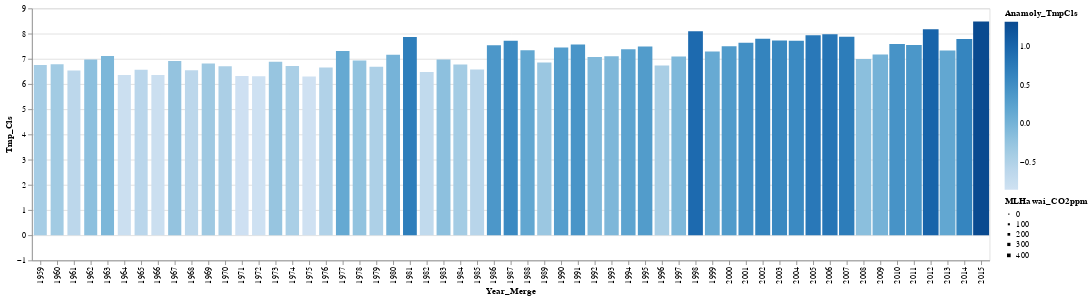

Source (notebook cell):
### Code cell
df_merged_final

alt.Chart(df_merged_final).mark_bar().encode(
    alt.X('Year_Merge:O', scale=alt.Scale(zero=False)),
    alt.Y('Tmp_Cls:Q', scale=alt.Scale(zero=False, padding=1)),
    color='Anamoly_TmpCls:Q',
    size='MLHawai_CO2ppm:Q'
)

### Figure 1 — Vega-Lite specification as saved in the notebook (floating-point values rounded to 4 significant figures)
{"config": {"view": {"continuousWidth": 400, "continuousHeight": 300}}, "data": {"name": "data-bec87964546378e46fc76c89abcf4b2d"}, "mark": "bar", "encoding": {"color": {"type": "quantitative", "field": "Anamoly_TmpCls"}, "size": {"type": "quantitative", "field": "MLHawai_CO2ppm"}, "x": {"type": "ordinal", "field": "Year_Merge", "scale": {"zero": false}}, "y": {"type": "quantitative", "field": "Tmp_Cls", "scale": {"padding": 1, "zero": false}}}, "$schema": "https://vega.github.io/schema/vega-lite/v4.8.1.json", "datasets": {"data-bec87964546378e46fc76c89abcf4b2d": [{"Year_Merge": 1959, "Rnf_MM": 54.3, "Anamoly_RnfMM": -0.6888, "Tmp_Cls": 6.752, "Anamoly_TmpCls": -0.4105, "CSIRO_ASLinches": 4.358, "Anamoly_CSIRO_ASLinches": -1.939, "MLHawai_CO2ppm": 316.0, "Anamoly_CO2ppm": -35.67}, {"Year_Merge": 1960, "Rnf_MM": 52.34, "Anamoly_RnfMM": -2.641, "Tmp_Cls": 6.788, "Anamoly_TmpCls": -0.3738, "CSIRO_ASLinches": 4.504, "Anamoly_CSIRO_ASLinches": -1.793, "MLHawai_CO2ppm": 316.9, "Anamoly_CO2ppm": -34.73}, {"Year_Merge": 1961, "Rnf_MM": 56.53, "Anamoly_RnfMM": 1.543, "Tmp_Cls": 6.538, "Anamoly_TmpCls": -0.6246, "CSIRO_ASLinches": 4.748, "Anamoly_CSIRO_ASLinches": -1.549, "MLHawai_CO2ppm": 317.6, "Anamoly_CO2ppm": -34.0}, {"Year_Merge": 1962, "Rnf_MM": 51.67, "Anamoly_RnfMM": -3.312, "Tmp_Cls": 6.968, "Anamoly_TmpCls": -0.1939, "CSIRO_ASLinches": 4.543, "Anamoly_CSIRO_ASLinches": -1.754, "MLHawai_CO2ppm": 318.4, "Anamoly_CO2ppm": -33.19}, {"Year_Merge": 1963, "Rnf_MM": 48.88, "Anamoly_RnfMM": -6.1, "Tmp_Cls": 7.108, "Anamoly_TmpCls": -0.05379, "CSIRO_ASLinches": 4.48, "Anamoly_CSIRO_ASLinches": -1.817, "MLHawai_CO2ppm": 319.0, "Anamoly_CO2ppm": -32.65}, {"Year_Merge": 1964, "Rnf_MM": 53.14, "Anamoly_RnfMM": -1.84, "Tmp_Cls": 6.357, "Anamoly_TmpCls": -0.8052, "CSIRO_ASLinches": 4.169, "Anamoly_CSIRO_ASLinches": -2.128, "MLHawai_CO2ppm": 319.6, "Anamoly_CO2ppm": -32.02}, {"Year_Merge": 1965, "Rnf_MM": 54.98, "Anamoly_RnfMM": -0.007966, "Tmp_Cls": 6.562, "Anamoly_TmpCls": -0.6001, "CSIRO_ASLinches": 4.61, "Anamoly_CSIRO_ASLinches": -1.687, "MLHawai_CO2ppm": 320.0, "Anamoly_CO2ppm": -31.6}, {"Year_Merge": 1966, "Rnf_MM": 48.79, "Anamoly_RnfMM": -6.193, "Tmp_Cls": 6.357, "Anamoly_TmpCls": -0.8049, "CSIRO_ASLinches": 4.398, "Anamoly_CSIRO_ASLinches": -1.9, "MLHawai_CO2ppm": 321.4, "Anamoly_CO2ppm": -30.26}, {"Year_Merge": 1967, "Rnf_MM": 54.02, "Anamoly_RnfMM": -0.961, "Tmp_Cls": 6.916, "Anamoly_TmpCls": -0.2466, "CSIRO_ASLinches": 4.453, "Anamoly_CSIRO_ASLinches": -1.844, "MLHawai_CO2ppm": 322.2, "Anamoly_CO2ppm": -29.48}, {"Year_Merge": 1968, "Rnf_MM": 52.78, "Anamoly_RnfMM": -2.208, "Tmp_Cls": 6.543, "Anamoly_TmpCls": -0.6193, "CSIRO_ASLinches": 4.484, "Anamoly_CSIRO_ASLinches": -1.813, "MLHawai_CO2ppm": 323.0, "Anamoly_CO2ppm": -28.6}, {"Year_Merge": 1969, "Rnf_MM": 52.82, "Anamoly_RnfMM": -2.168, "Tmp_Cls": 6.816, "Anamoly_TmpCls": -0.3459, "CSIRO_ASLinches": 4.752, "Anamoly_CSIRO_ASLinches": -1.545, "MLHawai_CO2ppm": 324.6, "Anamoly_CO2ppm": -27.02}, {"Year_Merge": 1970, "Rnf_MM": 52.84, "Anamoly_RnfMM": -2.149, "Tmp_Cls": 6.707, "Anamoly_TmpCls": -0.4553, "CSIRO_ASLinches": 4.677, "Anamoly_CSIRO_ASLinches": -1.62, "MLHawai_CO2ppm": 325.7, "Anamoly_CO2ppm": -25.96}, {"Year_Merge": 1971, "Rnf_MM": 54.01, "Anamoly_RnfMM": -0.9782, "Tmp_Cls": 6.316, "Anamoly_TmpCls": -0.8466, "CSIRO_ASLinches": 4.882, "Anamoly_CSIRO_ASLinches": -1.415, "MLHawai_CO2ppm": 326.3, "Anamoly_CO2ppm": -25.32}, {"Year_Merge": 1972, "Rnf_MM": 55.37, "Anamoly_RnfMM": 0.3863, "Tmp_Cls": 6.309, "Anamoly_TmpCls": -0.8527, "CSIRO_ASLinches": 5.24, "Anamoly_CSIRO_ASLinches": -1.057, "MLHawai_CO2ppm": 327.4, "Anamoly_CO2ppm": -24.19}, {"Year_Merge": 1973, "Rnf_MM": 60.52, "Anamoly_RnfMM": 5.536, "Tmp_Cls": 6.888, "Anamoly_TmpCls": -0.2746, "CSIRO_ASLinches": 5.004, "Anamoly_CSIRO_ASLinches": -1.293, "MLHawai_CO2ppm": 329.7, "Anamoly_CO2ppm": -21.96}, {"Year_Merge": 1974, "Rnf_MM": 53.78, "Anamoly_RnfMM": -1.21, "Tmp_Cls": 6.714, "Anamoly_TmpCls": -0.4485, "CSIRO_ASLinches": 5.472, "Anamoly_CSIRO_ASLinches": -0.8248, "MLHawai_CO2ppm": 330.2, "Anamoly_CO2ppm": -21.46}, {"Year_Merge": 1975, "Rnf_MM": 57.85, "Anamoly_RnfMM": 2.86, "Tmp_Cls": 6.302, "Anamoly_TmpCls": -0.8597, "CSIRO_ASLinches": 5.409, "Anamoly_CSIRO_ASLinches": -0.8878, "MLHawai_CO2ppm": 331.1, "Anamoly_CO2ppm": -20.56}, {"Year_Merge": 1976, "Rnf_MM": 47.51, "Anamoly_RnfMM": -7.474, "Tmp_Cls": 6.65, "Anamoly_TmpCls": -0.512, "CSIRO_ASLinches": 5.37, "Anamoly_CSIRO_ASLinches": -0.9271, "MLHawai_CO2ppm": 332.1, "Anamoly_CO2ppm": -19.59}, {"Year_Merge": 1977, "Rnf_MM": 54.33, "Anamoly_RnfMM": -0.6563, "Tmp_Cls": 7.309, "Anamoly_TmpCls": 0.1469, "CSIRO_ASLinches": 5.303, "Anamoly_CSIRO_ASLinches": -0.9941, "MLHawai_CO2ppm": 333.8, "Anamoly_CO2ppm": -17.86}, {"Year_Merge": 1978, "Rnf_MM": 53.98, "Anamoly_RnfMM": -1.008, "Tmp_Cls": 6.928, "Anamoly_TmpCls": -0.2342, "CSIRO_ASLinches": 5.555, "Anamoly_CSIRO_ASLinches": -0.7421, "MLHawai_CO2ppm": 335.4, "Anamoly_CO2ppm": -16.23}, {"Year_Merge": 1979, "Rnf_MM": 58.36, "Anamoly_RnfMM": 3.37, "Tmp_Cls": 6.689, "Anamoly_TmpCls": -0.4732, "CSIRO_ASLinches": 5.362, "Anamoly_CSIRO_ASLinches": -0.935, "MLHawai_CO2ppm": 336.8, "Anamoly_CO2ppm": -14.86}, {"Year_Merge": 1980, "Rnf_MM": 51.57, "Anamoly_RnfMM": -3.414, "Tmp_Cls": 7.156, "Anamoly_TmpCls": -0.006148, "CSIRO_ASLinches": 5.598, "Anamoly_CSIRO_ASLinches": -0.6988, "MLHawai_CO2ppm": 338.7, "Anamoly_CO2ppm": -12.96}, {"Year_Merge": 1981, "Rnf_MM": 54.8, "Anamoly_RnfMM": -0.1876, "Tmp_Cls": 7.861, "Anamoly_TmpCls": 0.6986, "CSIRO_ASLinches": 6.087, "Anamoly_CSIRO_ASLinches": -0.2106, "MLHawai_CO2ppm": 340.1, "Anamoly_CO2ppm": -11.54}, {"Year_Merge": 1982, "Rnf_MM": 60.98, "Anamoly_RnfMM": 5.991, "Tmp_Cls": 6.478, "Anamoly_TmpCls": -0.6837, "CSIRO_ASLinches": 5.858, "Anamoly_CSIRO_ASLinches": -0.4389, "MLHawai_CO2ppm": 341.4, "Anamoly_CO2ppm": -10.2}, {"Year_Merge": 1983, "Rnf_MM": 60.6, "Anamoly_RnfMM": 5.612, "Tmp_Cls": 6.971, "Anamoly_TmpCls": -0.191, "CSIRO_ASLinches": 6.189, "Anamoly_CSIRO_ASLinches": -0.1082, "MLHawai_CO2ppm": 343.0, "Anamoly_CO2ppm": -8.607}, {"Year_Merge": 1984, "Rnf_MM": 55.44, "Anamoly_RnfMM": 0.4597, "Tmp_Cls": 6.77, "Anamoly_TmpCls": -0.392, "CSIRO_ASLinches": 6.154, "Anamoly_CSIRO_ASLinches": -0.1437, "MLHawai_CO2ppm": 344.6, "Anamoly_CO2ppm": -7.057}, {"Year_Merge": 1985, "Rnf_MM": 55.14, "Anamoly_RnfMM": 0.152, "Tmp_Cls": 6.578, "Anamoly_TmpCls": -0.5837, "CSIRO_ASLinches": 5.748, "Anamoly_CSIRO_ASLinches": -0.5492, "MLHawai_CO2ppm": 346.0, "Anamoly_CO2ppm": -5.597}, {"Year_Merge": 1986, "Rnf_MM": 56.68, "Anamoly_RnfMM": 1.699, "Tmp_Cls": 7.542, "Anamoly_TmpCls": 0.3797, "CSIRO_ASLinches": 5.772, "Anamoly_CSIRO_ASLinches": -0.5256, "MLHawai_CO2ppm": 347.4, "Anamoly_CO2ppm": -4.247}, {"Year_Merge": 1987, "Rnf_MM": 52.63, "Anamoly_RnfMM": -2.354, "Tmp_Cls": 7.718, "Anamoly_TmpCls": 0.556, "CSIRO_ASLinches": 5.795, "Anamoly_CSIRO_ASLinches": -0.5019, "MLHawai_CO2ppm": 349.2, "Anamoly_CO2ppm": -2.477}, {"Year_Merge": 1988, "Rnf_MM": 47.88, "Anamoly_RnfMM": -7.108, "Tmp_Cls": 7.334, "Anamoly_TmpCls": 0.1723, "CSIRO_ASLinches": 5.98, "Anamoly_CSIRO_ASLinches": -0.3169, "MLHawai_CO2ppm": 351.6, "Anamoly_CO2ppm": -0.07719}, {"Year_Merge": 1989, "Rnf_MM": 54.38, "Anamoly_RnfMM": -0.6059, "Tmp_Cls": 6.853, "Anamoly_TmpCls": -0.3093, "CSIRO_ASLinches": 6.157, "Anamoly_CSIRO_ASLinches": -0.1397, "MLHawai_CO2ppm": 353.1, "Anamoly_CO2ppm": 1.433}, {"Year_Merge": 1990, "Rnf_MM": 59.24, "Anamoly_RnfMM": 4.254, "Tmp_Cls": 7.451, "Anamoly_TmpCls": 0.2891, "CSIRO_ASLinches": 6.232, "Anamoly_CSIRO_ASLinches": -0.06493, "MLHawai_CO2ppm": 354.4, "Anamoly_CO2ppm": 2.713}, {"Year_Merge": 1991, "Rnf_MM": 56.85, "Anamoly_RnfMM": 1.863, "Tmp_Cls": 7.566, "Anamoly_TmpCls": 0.4037, "CSIRO_ASLinches": 6.335, "Anamoly_CSIRO_ASLinches": 0.03744, "MLHawai_CO2ppm": 355.6, "Anamoly_CO2ppm": 3.933}, {"Year_Merge": 1992, "Rnf_MM": 56.48, "Anamoly_RnfMM": 1.499, "Tmp_Cls": 7.069, "Anamoly_TmpCls": -0.09295, "CSIRO_ASLinches": 6.358, "Anamoly_CSIRO_ASLinches": 0.06106, "MLHawai_CO2ppm": 356.4, "Anamoly_CO2ppm": 4.743}, {"Year_Merge": 1993, "Rnf_MM": 58.93, "Anamoly_RnfMM": 3.948, "Tmp_Cls": 7.096, "Anamoly_TmpCls": -0.06578, "CSIRO_ASLinches": 6.291, "Anamoly_CSIRO_ASLinches": -0.005871, "MLHawai_CO2ppm": 357.1, "Anamoly_CO2ppm": 5.433}, {"Year_Merge": 1994, "Rnf_MM": 55.55, "Anamoly_RnfMM": 0.5642, "Tmp_Cls": 7.377, "Anamoly_TmpCls": 0.2148, "CSIRO_ASLinches": 6.5, "Anamoly_CSIRO_ASLinches": 0.2028, "MLHawai_CO2ppm": 358.8, "Anamoly_CO2ppm": 7.183}, {"Year_Merge": 1995, "Rnf_MM": 56.57, "Anamoly_RnfMM": 1.586, "Tmp_Cls": 7.484, "Anamoly_TmpCls": 0.3218, "CSIRO_ASLinches": 6.618, "Anamoly_CSIRO_ASLinches": 0.3209, "MLHawai_CO2ppm": 360.8, "Anamoly_CO2ppm": 9.163}, {"Year_Merge": 1996, "Rnf_MM": 58.43, "Anamoly_RnfMM": 3.441, "Tmp_Cls": 6.731, "Anamoly_TmpCls": -0.4315, "CSIRO_ASLinches": 6.787, "Anamoly_CSIRO_ASLinches": 0.4902, "MLHawai_CO2ppm": 362.6, "Anamoly_CO2ppm": 10.95}, {"Year_Merge": 1997, "Rnf_MM": 55.71, "Anamoly_RnfMM": 0.7273, "Tmp_Cls": 7.091, "Anamoly_TmpCls": -0.07145, "CSIRO_ASLinches": 7.067, "Anamoly_CSIRO_ASLinches": 0.7697, "MLHawai_CO2ppm": 363.7, "Anamoly_CO2ppm": 12.07}, {"Year_Merge": 1998, "Rnf_MM": 59.98, "Anamoly_RnfMM": 4.991, "Tmp_Cls": 8.098, "Anamoly_TmpCls": 0.9355, "CSIRO_ASLinches": 6.665, "Anamoly_CSIRO_ASLinches": 0.3681, "MLHawai_CO2ppm": 366.6, "Anamoly_CO2ppm": 15.01}, {"Year_Merge": 1999, "Rnf_MM": 51.96, "Anamoly_RnfMM": -3.029, "Tmp_Cls": 7.287, "Anamoly_TmpCls": 0.1244, "CSIRO_ASLinches": 7.012, "Anamoly_CSIRO_ASLinches": 0.7146, "MLHawai_CO2ppm": 368.3, "Anamoly_CO2ppm": 16.69}, {"Year_Merge": 2000, "Rnf_MM": 52.33, "Anamoly_RnfMM": -2.657, "Tmp_Cls": 7.496, "Anamoly_TmpCls": 0.3342, "CSIRO_ASLinches": 7.063, "Anamoly_CSIRO_ASLinches": 0.7658, "MLHawai_CO2ppm": 369.5, "Anamoly_CO2ppm": 17.88}, {"Year_Merge": 2001, "Rnf_MM": 52.54, "Anamoly_RnfMM": -2.448, "Tmp_Cls": 7.633, "Anamoly_TmpCls": 0.4711, "CSIRO_ASLinches": 7.287, "Anamoly_CSIRO_ASLinches": 0.9902, "MLHawai_CO2ppm": 371.1, "Anamoly_CO2ppm": 19.49}, {"Year_Merge": 2002, "Rnf_MM": 52.22, "Anamoly_RnfMM": -2.761, "Tmp_Cls": 7.795, "Anamoly_TmpCls": 0.6328, "CSIRO_ASLinches": 7.382, "Anamoly_CSIRO_ASLinches": 1.085, "MLHawai_CO2ppm": 373.2, "Anamoly_CO2ppm": 21.58}, {"Year_Merge": 2003, "Rnf_MM": 54.82, "Anamoly_RnfMM": -0.1645, "Tmp_Cls": 7.73, "Anamoly_TmpCls": 0.5677, "CSIRO_ASLinches": 7.76, "Anamoly_CSIRO_ASLinches": 1.463, "MLHawai_CO2ppm": 375.8, "Anamoly_CO2ppm": 24.13}, {"Year_Merge": 2004, "Rnf_MM": 58.26, "Anamoly_RnfMM": 3.275, "Tmp_Cls": 7.714, "Anamoly_TmpCls": 0.5514, "CSIRO_ASLinches": 7.74, "Anamoly_CSIRO_ASLinches": 1.443, "MLHawai_CO2ppm": 377.5, "Anamoly_CO2ppm": 25.85}, {"Year_Merge": 2005, "Rnf_MM": 54.75, "Anamoly_RnfMM": -0.2321, "Tmp_Cls": 7.931, "Anamoly_TmpCls": 0.7689, "CSIRO_ASLinches": 7.744, "Anamoly_CSIRO_ASLinches": 1.447, "MLHawai_CO2ppm": 379.8, "Anamoly_CO2ppm": 28.16}, {"Year_Merge": 2006, "Rnf_MM": 53.84, "Anamoly_RnfMM": -1.14, "Tmp_Cls": 7.972, "Anamoly_TmpCls": 0.8096, "CSIRO_ASLinches": 7.917, "Anamoly_CSIRO_ASLinches": 1.62, "MLHawai_CO2ppm": 381.9, "Anamoly_CO2ppm": 30.26}, {"Year_Merge": 2007, "Rnf_MM": 51.98, "Anamoly_RnfMM": -3.001, "Tmp_Cls": 7.879, "Anamoly_TmpCls": 0.7173, "CSIRO_ASLinches": 7.996, "Anamoly_CSIRO_ASLinches": 1.699, "MLHawai_CO2ppm": 383.8, "Anamoly_CO2ppm": 32.12}, {"Year_Merge": 2008, "Rnf_MM": 55.85, "Anamoly_RnfMM": 0.8619, "Tmp_Cls": 6.99, "Anamoly_TmpCls": -0.1719, "CSIRO_ASLinches": 8.35, "Anamoly_CSIRO_ASLinches": 2.053, "MLHawai_CO2ppm": 385.6, "Anamoly_CO2ppm": 33.95}, {"Year_Merge": 2009, "Rnf_MM": 56.33, "Anamoly_RnfMM": 1.343, "Tmp_Cls": 7.167, "Anamoly_TmpCls": 0.005276, "CSIRO_ASLinches": 8.587, "Anamoly_CSIRO_ASLinches": 2.289, "MLHawai_CO2ppm": 387.4, "Anamoly_CO2ppm": 35.73}, {"Year_Merge": 2010, "Rnf_MM": 55.44, "Anamoly_RnfMM": 0.4514, "Tmp_Cls": 7.591, "Anamoly_TmpCls": 0.4292, "CSIRO_ASLinches": 8.902, "Anamoly_CSIRO_ASLinches": 2.604, "MLHawai_CO2ppm": 389.9, "Anamoly_CO2ppm": 38.21}, {"Year_Merge": 2011, "Rnf_MM": 56.06, "Anamoly_RnfMM": 1.079, "Tmp_Cls": 7.548, "Anamoly_TmpCls": 0.386, "CSIRO_ASLinches": 8.965, "Anamoly_CSIRO_ASLinches": 2.667, "MLHawai_CO2ppm": 391.6, "Anamoly_CO2ppm": 39.99}, {"Year_Merge": 2012, "Rnf_MM": 52.16, "Anamoly_RnfMM": -2.829, "Tmp_Cls": 8.174, "Anamoly_TmpCls": 1.012, "CSIRO_ASLinches": 9.327, "Anamoly_CSIRO_ASLinches": 3.03, "MLHawai_CO2ppm": 393.8, "Anamoly_CO2ppm": 42.18}, {"Year_Merge": 2013, "Rnf_MM": 58.49, "Anamoly_RnfMM": 3.506, "Tmp_Cls": 7.329, "Anamoly_TmpCls": 0.1673, "CSIRO_ASLinches": 8.98, "Anamoly_CSIRO_ASLinches": 2.683, "MLHawai_CO2ppm": 396.5, "Anamoly_CO2ppm": 44.84}, {"Year_Merge": 2014, "Rnf_MM": 57.03, "Anamoly_RnfMM": 2.047, "Tmp_Cls": 7.782, "Anamoly_TmpCls": 0.6203, "CSIRO_ASLinches": 8.98, "Anamoly_CSIRO_ASLinches": 2.683, "MLHawai_CO2ppm": 398.6, "Anamoly_CO2ppm": 46.97}, {"Year_Merge": 2015, "Rnf_MM": 63.47, "Anamoly_RnfMM": 8.481, "Tmp_Cls": 8.481, "Anamoly_TmpCls": 1.319, "CSIRO_ASLinches": 8.98, "Anamoly_CSIRO_ASLinches": 2.683, "MLHawai_CO2ppm": 400.8, "Anamoly_CO2ppm": 49.19}]}}
